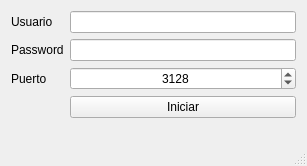
<?xml version="1.0" encoding="UTF-8"?>
<ui version="4.0">
 <class>MainWindow</class>
 <widget class="QMainWindow" name="MainWindow">
  <property name="geometry">
   <rect>
    <x>0</x>
    <y>0</y>
    <width>307</width>
    <height>166</height>
   </rect>
  </property>
  <property name="windowTitle">
   <string>MainWindow</string>
  </property>
  <widget class="QWidget" name="centralWidget">
   <layout class="QFormLayout" name="formLayout">
    <item row="0" column="0">
     <widget class="QLabel" name="label">
      <property name="text">
       <string>Usuario</string>
      </property>
     </widget>
    </item>
    <item row="0" column="1">
     <widget class="QLineEdit" name="leUser">
      <property name="text">
       <string/>
      </property>
     </widget>
    </item>
    <item row="1" column="0">
     <widget class="QLabel" name="label_2">
      <property name="text">
       <string>Password</string>
      </property>
     </widget>
    </item>
    <item row="1" column="1">
     <widget class="QLineEdit" name="lePass">
      <property name="text">
       <string/>
      </property>
      <property name="echoMode">
       <enum>QLineEdit::Password</enum>
      </property>
     </widget>
    </item>
    <item row="2" column="0">
     <widget class="QLabel" name="label_3">
      <property name="text">
       <string>Puerto</string>
      </property>
     </widget>
    </item>
    <item row="2" column="1">
     <widget class="QSpinBox" name="spinPort">
      <property name="alignment">
       <set>Qt::AlignCenter</set>
      </property>
      <property name="maximum">
       <number>65000</number>
      </property>
      <property name="value">
       <number>3128</number>
      </property>
     </widget>
    </item>
    <item row="3" column="1">
     <widget class="QPushButton" name="pbStart">
      <property name="text">
       <string>Iniciar</string>
      </property>
     </widget>
    </item>
   </layout>
  </widget>
  <widget class="QMenuBar" name="menuBar">
   <property name="geometry">
    <rect>
     <x>0</x>
     <y>0</y>
     <width>307</width>
     <height>19</height>
    </rect>
   </property>
  </widget>
  <widget class="QStatusBar" name="statusBar"/>
 </widget>
 <layoutdefault spacing="6" margin="11"/>
 <resources/>
 <connections/>
</ui>
